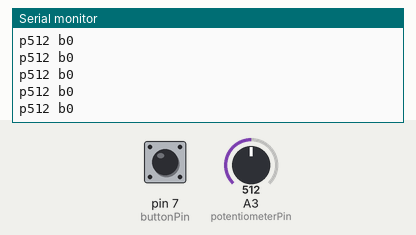
Bench run of a sketch on a simulated Arduino Uno, built with avr-gcc and run on an emulated ATmega328P. Parts: the last lines printed to the serial monitor. Inputs (shaded band) come from the test bench; at power-on: A3 (potentiometerPin) = 512, pin 7 (buttonPin) HIGH.

Above: at 1.2 s.
1.3 s: A3 (potentiometerPin) set to 716
At 2.1 s:
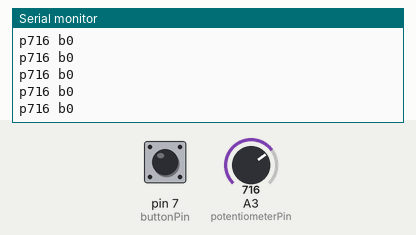
2.8 s: pin 7 (buttonPin) pulled LOW for 0.15 s
4.4 s: A3 (potentiometerPin) set to 0
At 5.1 s:
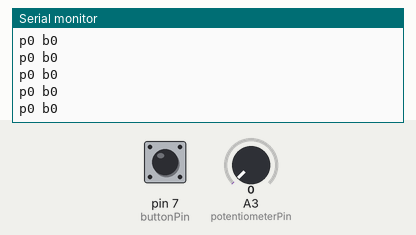
7.4 s: pin 7 (buttonPin) pulled LOW for 1 s
At 8.0 s:
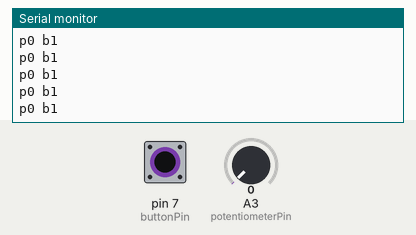
Timing chart, 0 to 10.4 s (numbered marks = the images above; inputs shaded):
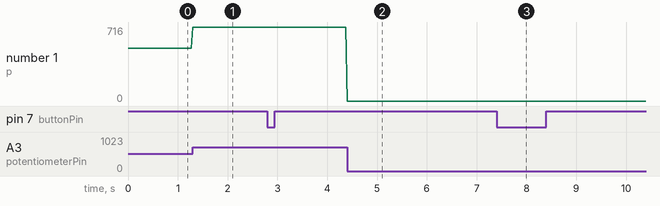

The sketch:

arduino_sketch.ino
```cpp
const int potentiometerPin = A3;
const int buttonPin = 7;

void setup() {
  Serial.begin(9600);
  pinMode(buttonPin, INPUT_PULLUP);
}

void loop() {
  Serial.print("p");
  Serial.print(analogRead(potentiometerPin));
  Serial.print(" b");
  Serial.println(digitalRead(buttonPin) == LOW);
  delay(33);
}
```

Measured:
- after the input at 1.3 s, the serial monitor: prints a new line at once (image 1)
- after the input at 4.4 s, the serial monitor: prints a new line at once (image 2)
- after the input at 7.4 s, the serial monitor: prints a new line at once (image 3)
- plotted number 1: 512 → 716 after the input at 1.3 s
